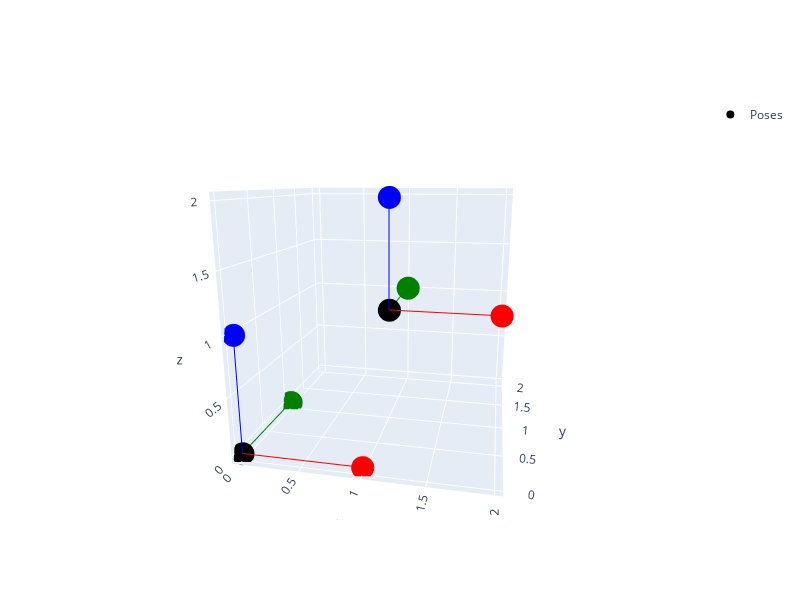

Notebook code for this chart:
### Code cell
def plot_transforms(posns, quats):
    fig = go.Figure()
    
    # For each pose: store start point (at the center of pose), end point of the body-axis, and then insert 'None' to separate lines.
    # Note there will be a trailing 'None'.
    numels = 3*len(posns.T)
    # body_points = np.zeros((3, 3, numels))
    
    body_points_x = np.zeros((3, numels))
    body_points_y = np.zeros((3, numels))
    body_points_z = np.zeros((3, numels))
    
    R = rot.from_quat(quats.T).as_matrix()
    
    idx = 0
    for i, posn in enumerate(posns.T):
#         for i_axis, axis in body_points:
#             axis[:, i] = posns[:, i_axis]
#             axis[:, i+1] = posns[:, i] + R[i, :, i_axis]
            
#             body_points[:, i] = posns[:, i]
#             body_points[:, i+1] = posns[:, i] + R[i, :, 0]
#             body_points[:, i+2] = np.array([[None, None, None]]).T
        
        body_points_x[:, idx] = posns[:, i]
        body_points_x[:, idx+1] = posns[:, i] + R[i, :, 0]
        body_points_x[:, idx+2] = np.array([None, None, None])
        
        body_points_y[:, idx] = posns[:, i]
        body_points_y[:, idx+1] = posns[:, i] + R[i, :, 1]
        body_points_y[:, idx+2] = np.array([None, None, None]) 
        
        body_points_z[:, idx] = posns[:, i]
        body_points_z[:, idx+1] = posns[:, i] + R[i, :, 2]
        body_points_z[:, idx+2] = np.array([None, None, None]) 
        
        idx += 3
        
    fig.add_trace(go.Scatter3d(
        x=body_points_x[0, :],
        y=body_points_x[1, :],
        z=body_points_x[2, :],
        name="x",
        mode="lines+markers",
        showlegend=False,
        marker=dict(color="red")
    ))
    
    fig.add_trace(go.Scatter3d(
        x=body_points_y[0, :],
        y=body_points_y[1, :],
        z=body_points_y[2, :],
        name="y",
        mode="lines+markers",
        showlegend=False,
        marker=dict(color="green")
    ))
        
    fig.add_trace(go.Scatter3d(
        x=body_points_z[0, :],
        y=body_points_z[1, :],
        z=body_points_z[2, :],
        name="z",
        mode="lines+markers",
        showlegend=False,
        marker=dict(color="blue")
    ))
    
    fig.add_trace(go.Scatter3d(
        x=posns[0, :],
        y=posns[1, :],
        z=posns[2, :],
        mode="markers",
        name="Poses",
        marker=dict(color="black")
    ))
    
    return fig
    
test_posns = np.array([
    [0, 0, 0],
    [1, 1, 1],
]).T

test_eulers = np.array([
    [0, 0, 0],
    [0, 0, 0]
])
test_rots = rot.from_euler("xyz", test_eulers).as_quat().T
    
fig = plot_transforms(test_posns, test_rots)
fig.update_layout(height=600, width=800)

### Figure 1 — Plotly figure (JSON) as saved in the notebook; plotly's stock layout.template omitted (floating-point values rounded to 4 significant figures)
{"data": [{"marker": {"color": "red"}, "mode": "lines+markers", "name": "x", "showlegend": false, "type": "scatter3d", "x": [0, 1, null, 1, 2, null], "y": [0, 0, null, 1, 1, null], "z": [0, 0, null, 1, 1, null]}, {"marker": {"color": "green"}, "mode": "lines+markers", "name": "y", "showlegend": false, "type": "scatter3d", "x": [0, 0, null, 1, 1, null], "y": [0, 1, null, 1, 2, null], "z": [0, 0, null, 1, 1, null]}, {"marker": {"color": "blue"}, "mode": "lines+markers", "name": "z", "showlegend": false, "type": "scatter3d", "x": [0, 0, null, 1, 1, null], "y": [0, 0, null, 1, 1, null], "z": [0, 1, null, 1, 2, null]}, {"marker": {"color": "black"}, "mode": "markers", "name": "Poses", "type": "scatter3d", "x": [0, 1], "y": [0, 1], "z": [0, 1]}], "layout": {"height": 600, "scene": {"aspectmode": "auto", "aspectratio": {"x": 1, "y": 1, "z": 1}, "camera": {"center": {"x": 0, "y": 0, "z": 0}, "eye": {"x": 0.4307, "y": -2.053, "z": 0.5341}, "projection": {"type": "perspective"}, "up": {"x": 0, "y": 0, "z": 1}}}, "width": 800}}
